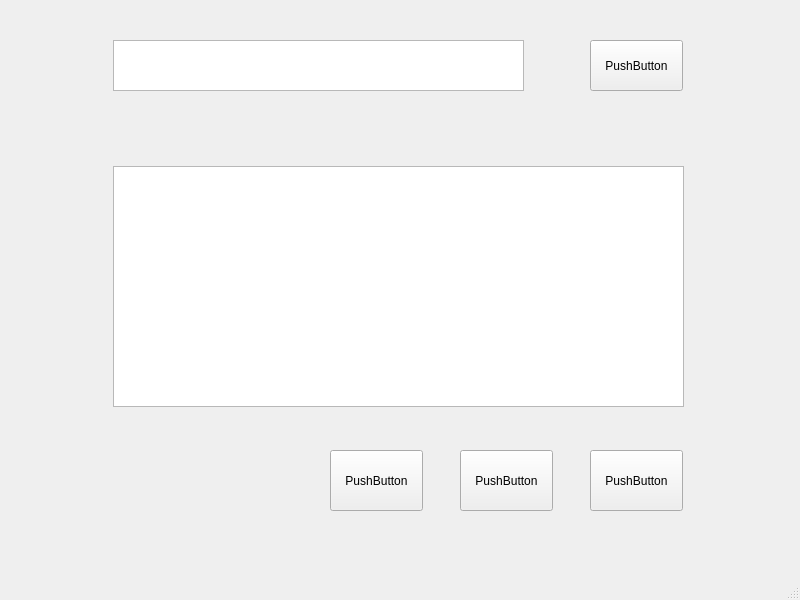
<?xml version="1.0" encoding="UTF-8"?>
<ui version="4.0">
 <class>MainWindow</class>
 <widget class="QMainWindow" name="MainWindow">
  <property name="geometry">
   <rect>
    <x>0</x>
    <y>0</y>
    <width>800</width>
    <height>600</height>
   </rect>
  </property>
  <property name="windowTitle">
   <string>MainWindow</string>
  </property>
  <widget class="QWidget" name="centralwidget">
   <widget class="QTextEdit" name="textEdit">
    <property name="geometry">
     <rect>
      <x>113</x>
      <y>166</y>
      <width>571</width>
      <height>241</height>
     </rect>
    </property>
   </widget>
   <widget class="QTextEdit" name="textEdit_2">
    <property name="geometry">
     <rect>
      <x>113</x>
      <y>40</y>
      <width>411</width>
      <height>51</height>
     </rect>
    </property>
   </widget>
   <widget class="QPushButton" name="pushButton">
    <property name="geometry">
     <rect>
      <x>330</x>
      <y>450</y>
      <width>93</width>
      <height>61</height>
     </rect>
    </property>
    <property name="text">
     <string>PushButton</string>
    </property>
   </widget>
   <widget class="QPushButton" name="pushButton_2">
    <property name="geometry">
     <rect>
      <x>590</x>
      <y>450</y>
      <width>93</width>
      <height>61</height>
     </rect>
    </property>
    <property name="text">
     <string>PushButton</string>
    </property>
   </widget>
   <widget class="QPushButton" name="pushButton_3">
    <property name="geometry">
     <rect>
      <x>460</x>
      <y>450</y>
      <width>93</width>
      <height>61</height>
     </rect>
    </property>
    <property name="text">
     <string>PushButton</string>
    </property>
   </widget>
   <widget class="QPushButton" name="pushButton_4">
    <property name="geometry">
     <rect>
      <x>590</x>
      <y>40</y>
      <width>93</width>
      <height>51</height>
     </rect>
    </property>
    <property name="text">
     <string>PushButton</string>
    </property>
   </widget>
  </widget>
  <widget class="QMenuBar" name="menubar">
   <property name="geometry">
    <rect>
     <x>0</x>
     <y>0</y>
     <width>800</width>
     <height>26</height>
    </rect>
   </property>
  </widget>
  <widget class="QStatusBar" name="statusbar"/>
 </widget>
 <resources/>
 <connections/>
</ui>
